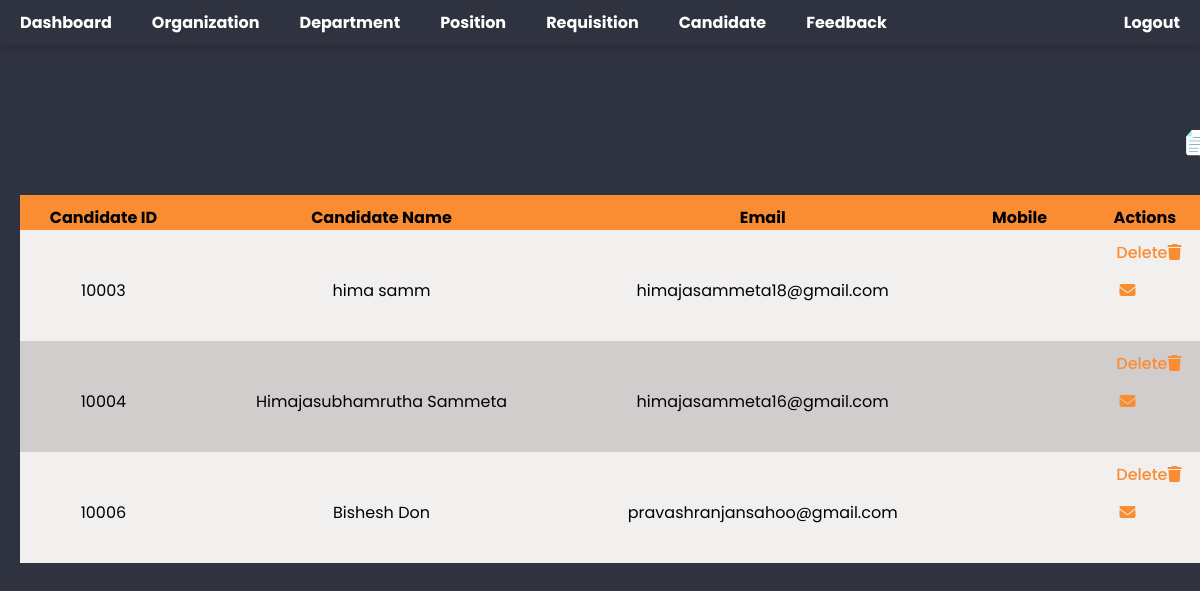
The page /HRadministrator/candidate (signed in) on the database its author committed.
### HRadministrator/models.py (models this page shows, shortened)
class candidate(models.Model):
    cand_id = models.CharField(max_length=50, unique=True)
    first_name = models.CharField(max_length=100)
    last_name = models.CharField(max_length=100)
    email = models.EmailField(null=False)
    mobile = models.CharField(max_length=10)

### HRadministrator/views.py (the view)
# urls.py: path('candidate', views.cand_setup, name='candidate'),
@login_required(login_url="/")
def cand_setup(request):
    cands = candidate.objects.all()
    return render(request, 'CandSetup/cand.html', {'cands':cands})

### HRadministrator/templates/CandSetup/cand.html (shortened to what this page needs)
{% extends "base.html" %}
{% block content %}
<a href="/HRadministrator/create-candidate" class="add"><img src="/media/icons/create.png" alt=""></a>
<table id="view_page" style="--cir:#fa8c31;">
    <tr class="table-dark">
        <th>Candidate ID</th>
        <th>Candidate Name</th>
        <th>Email</th>
        <th>Mobile</th>
        <th>Actions</th>
    </tr>
    {% for cand in cands %}
    <tr>
        <td>{{cand.cand_id}}</td>
        <td>{{cand.first_name}} {{cand.last_name}}</td>
        <td>{{cand.email}}</td>
        <td>{{cand.mobile}}</td>
        <td>
            <form action="{% url 'DeleteCandidate' cand.id %}" method="post">
                <button type="submit">Delete<i class="fa-solid fa-trash"></i></button>
            </form>
            <form action="{% url 'SendEmail' cand.id %}" method="post">
                <button><i class="fa-solid fa-envelope"></i></button>
            </form>
        </td>
    </tr>
    {% endfor %}
{% endblock content %}

### static/css/style.css (style rules this page uses)
* { margin: 0; padding: 0; box-sizing: border-box; font-family: 'Poppins', sans-serif; }
:root { --bg: #2f323f; }
body { position: relative; z-index: 1; min-height: 100vh; background: var(--bg); }
#view_page { position: absolute; width: 100%; border-collapse: collapse; margin-top: 5em; }
#view_page td, #view_page th { padding: 10px 30px 0 10px; }
#view_page tr:nth-child(even) { background-color: #f2efef; text-align: center; }
#view_page tr:nth-child(odd) { background-color: #d2cdcd; text-align: center; }
#view_page tr th { background-color: var(--cir); }
#view_page tr td button { margin-right: -10px; margin-top: -25px; margin-bottom: 10px; border-radius: 4px; padding: 3px; border: none; background: none; color: var(--cir); margin-left: -2px; cursor: pointer; }
.add { position: absolute; border: none; background: transparent; cursor: pointer; margin-top: 2.4em; margin-left: 97%; }
.add img { height: 35px; width: 30px; }
header li, a, button { font-weight: 500; font-size: 16px; color: #edf0f1; text-decoration: none; list-style: none; }

### rows shown on the page
candidate: cand_id "10003", first_name "hima", last_name "samm", email "himajasammeta18@gmail.com"
candidate: cand_id "10004", first_name "Himajasubhamrutha", last_name "Sammeta", email "himajasammeta16@gmail.com"
candidate: cand_id "10006", first_name "Bishesh", last_name "Don", email "pravashranjansahoo@gmail.com"
